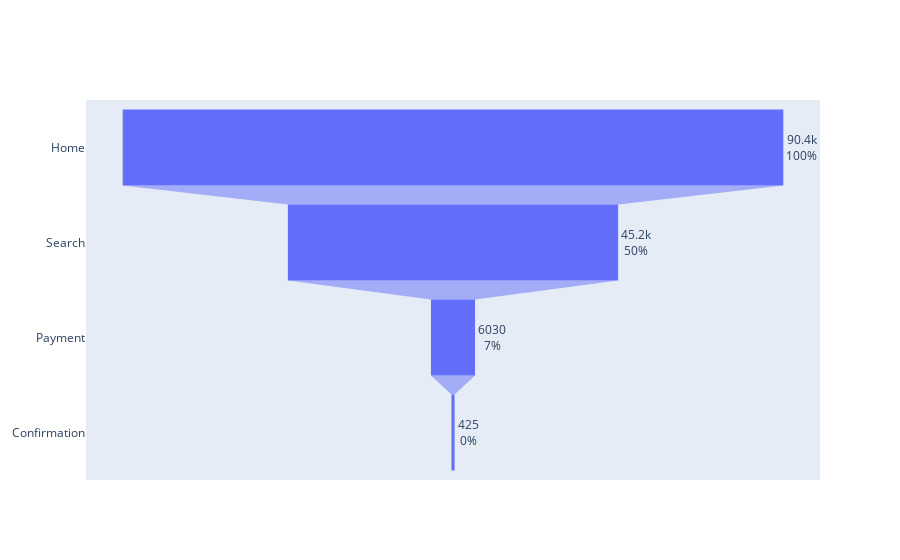

The cell this chart's notebook holds for it:
### Markdown cell above
## **Visualising Count of Visitors by Funnel Analysis**

### Code cell
# visualising funnel with graph_objects

fig = go.Figure(go.Funnel(
    y = ['Home', 'Search', 'Payment', 'Confirmation'],
    x = [90400, 45200, 6030, 425],
    textposition = 'outside',
    textinfo = 'value + percent initial'))

fig.show()

### Figure 1 — Plotly figure (JSON) as saved in the notebook; plotly's stock layout.template omitted (floating-point values rounded to 4 significant figures)
{"data": [{"textinfo": "value+percent initial", "textposition": "outside", "type": "funnel", "x": [90400, 45200, 6030, 425], "y": ["Home", "Search", "Payment", "Confirmation"]}], "layout": {}}
